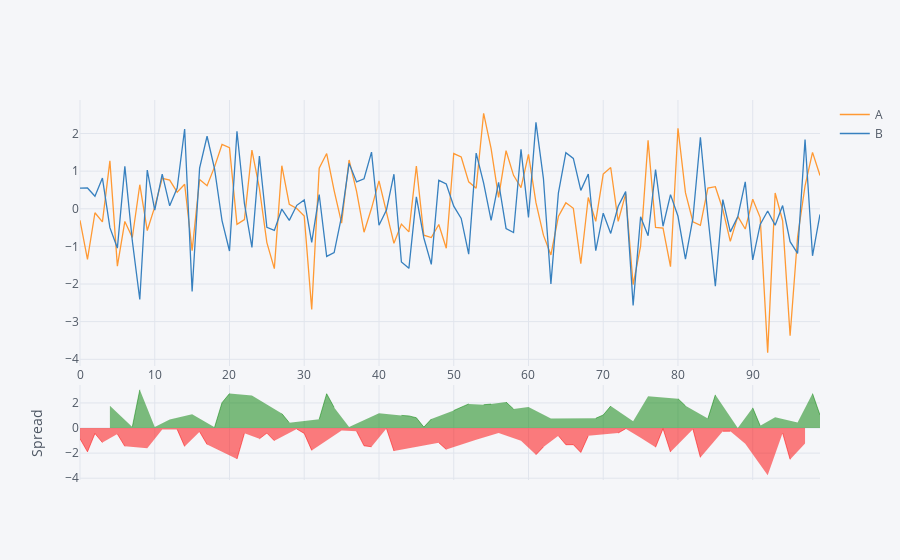

Notebook code for this chart:
### Markdown cell above
## Spread

### Code cell
df[['A','B']].iplot(kind='spread')
